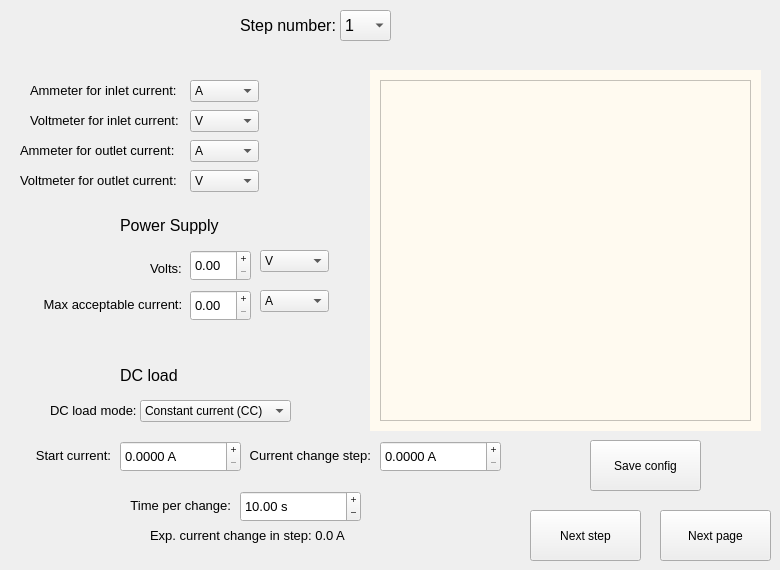
    <widget class="QWidget" name="amp_and_volt_conf">
     <property name="enabled">
      <bool>true</bool>
     </property>
     <attribute name="title">
      <string>Ammeter and voltmeter</string>
     </attribute>
     <widget class="QLabel" name="amp_inlet_lbl">
      <property name="geometry">
       <rect>
        <x>30</x>
        <y>80</y>
        <width>161</width>
        <height>21</height>
       </rect>
      </property>
      <property name="font">
       <font>
        <pointsize>10</pointsize>
       </font>
      </property>
      <property name="text">
       <string>Ammeter for inlet current:</string>
      </property>
     </widget>
     <widget class="QLabel" name="volt_inlet_lbl">
      <property name="geometry">
       <rect>
        <x>30</x>
        <y>110</y>
        <width>161</width>
        <height>21</height>
       </rect>
      </property>
      <property name="font">
       <font>
        <pointsize>10</pointsize>
       </font>
      </property>
      <property name="text">
       <string>Voltmeter for inlet current:</string>
      </property>
     </widget>
     <widget class="QLabel" name="amp_outlet_lbl">
      <property name="geometry">
       <rect>
        <x>20</x>
        <y>140</y>
        <width>171</width>
        <height>21</height>
       </rect>
      </property>
      <property name="font">
       <font>
        <pointsize>10</pointsize>
       </font>
      </property>
      <property name="text">
       <string>Ammeter for outlet current:</string>
      </property>
     </widget>
     <widget class="QLabel" name="volt_outlet_lbl">
      <property name="geometry">
       <rect>
        <x>20</x>
        <y>170</y>
        <width>171</width>
        <height>21</height>
       </rect>
      </property>
      <property name="font">
       <font>
        <pointsize>10</pointsize>
       </font>
      </property>
      <property name="text">
       <string>Voltmeter for outlet current:</string>
      </property>
     </widget>
     <widget class="QComboBox" name="amp_inlet_combo">
      <property name="geometry">
       <rect>
        <x>190</x>
        <y>80</y>
        <width>69</width>
        <height>22</height>
       </rect>
      </property>
      <item>
       <property name="text">
        <string>A</string>
       </property>
      </item>
      <item>
       <property name="text">
        <string>mA</string>
       </property>
      </item>
      <item>
       <property name="text">
        <string>µA</string>
       </property>
      </item>
     </widget>
     <widget class="QComboBox" name="amp_outlet_combo">
      <property name="geometry">
       <rect>
        <x>190</x>
        <y>140</y>
        <width>69</width>
        <height>22</height>
       </rect>
      </property>
      <item>
       <property name="text">
        <string>A</string>
       </property>
      </item>
      <item>
       <property name="text">
        <string>mA</string>
       </property>
      </item>
      <item>
       <property name="text">
        <string>µA</string>
       </property>
      </item>
     </widget>
     <widget class="QComboBox" name="volt_outlet_combo">
      <property name="geometry">
       <rect>
        <x>190</x>
        <y>170</y>
        <width>69</width>
        <height>22</height>
       </rect>
      </property>
      <item>
       <property name="text">
        <string>V</string>
       </property>
      </item>
      <item>
       <property name="text">
        <string>mV</string>
       </property>
      </item>
      <item>
       <property name="text">
        <string>µV</string>
       </property>
      </item>
      <item>
       <property name="text">
        <string>kV</string>
       </property>
      </item>
     </widget>
     <widget class="QComboBox" name="volt_inlet_combo">
      <property name="geometry">
       <rect>
        <x>190</x>
        <y>110</y>
        <width>69</width>
        <height>22</height>
       </rect>
      </property>
      <item>
       <property name="text">
        <string>V</string>
       </property>
      </item>
      <item>
       <property name="text">
        <string>mV</string>
       </property>
      </item>
      <item>
       <property name="text">
        <string>µV</string>
       </property>
      </item>
      <item>
       <property name="text">
        <string>kV</string>
       </property>
      </item>
     </widget>
     <widget class="QPushButton" name="next_pg1_btn">
      <property name="geometry">
       <rect>
        <x>660</x>
        <y>510</y>
        <width>111</width>
        <height>51</height>
       </rect>
      </property>
      <property name="text">
       <string>Next page</string>
      </property>
     </widget>
     <widget class="QPushButton" name="next_step1_btn">
      <property name="geometry">
       <rect>
        <x>530</x>
        <y>510</y>
        <width>111</width>
        <height>51</height>
       </rect>
      </property>
      <property name="text">
       <string>Next step</string>
      </property>
     </widget>
     <widget class="QLabel" name="step_num1_lbl">
      <property name="geometry">
       <rect>
        <x>240</x>
        <y>10</y>
        <width>101</width>
        <height>31</height>
       </rect>
      </property>
      <property name="font">
       <font>
        <pointsize>12</pointsize>
       </font>
      </property>
      <property name="text">
       <string>Step number: </string>
      </property>
     </widget>
     <widget class="QComboBox" name="step_num1_combo">
      <property name="geometry">
       <rect>
        <x>340</x>
        <y>10</y>
        <width>51</width>
        <height>31</height>
       </rect>
      </property>
      <property name="font">
       <font>
        <pointsize>12</pointsize>
       </font>
      </property>
      <item>
       <property name="text">
        <string>1</string>
       </property>
      </item>
     </widget>
     <widget class="QWidget" name="steps_widget" native="true">
      <property name="geometry">
       <rect>
        <x>370</x>
        <y>70</y>
        <width>391</width>
        <height>361</height>
       </rect>
      </property>
      <property name="styleSheet">
       <string notr="true">background-color:#FFFAF0;</string>
      </property>
      <widget class="QTextEdit" name="steps_textEdit">
       <property name="geometry">
        <rect>
         <x>10</x>
         <y>10</y>
         <width>371</width>
         <height>341</height>
        </rect>
       </property>
       <property name="cursorWidth">
        <number>0</number>
       </property>
       <property name="textInteractionFlags">
        <set>Qt::NoTextInteraction</set>
       </property>
      </widget>
     </widget>
     <widget class="QWidget" name="PSU_widg" native="true">
      <property name="geometry">
       <rect>
        <x>30</x>
        <y>210</y>
        <width>351</width>
        <height>121</height>
       </rect>
      </property>
      <widget class="QLabel" name="PSU_amp_lbl">
       <property name="geometry">
        <rect>
         <x>10</x>
         <y>79</y>
         <width>151</width>
         <height>31</height>
        </rect>
       </property>
       <property name="font">
        <font>
         <pointsize>10</pointsize>
        </font>
       </property>
       <property name="text">
        <string> Max acceptable current:</string>
       </property>
      </widget>
      <widget class="QComboBox" name="PSU_volt_unit_combo">
       <property name="geometry">
        <rect>
         <x>230</x>
         <y>40</y>
         <width>69</width>
         <height>22</height>
        </rect>
       </property>
       <item>
        <property name="text">
         <string>V</string>
        </property>
       </item>
       <item>
        <property name="text">
         <string>mV</string>
        </property>
       </item>
       <item>
        <property name="text">
         <string>µV</string>
        </property>
       </item>
       <item>
        <property name="text">
         <string>kV</string>
        </property>
       </item>
      </widget>
      <widget class="QLabel" name="PSU_main_lbl">
       <property name="geometry">
        <rect>
         <x>90</x>
         <y>0</y>
         <width>121</width>
         <height>31</height>
        </rect>
       </property>
       <property name="font">
        <font>
         <pointsize>12</pointsize>
        </font>
       </property>
       <property name="text">
        <string>Power Supply</string>
       </property>
      </widget>
      <widget class="QDoubleSpinBox" name="PSU_amp_pwr_spb">
       <property name="geometry">
        <rect>
         <x>160</x>
         <y>80</y>
         <width>61</width>
         <height>31</height>
        </rect>
       </property>
       <property name="font">
        <font>
         <pointsize>10</pointsize>
        </font>
       </property>
       <property name="wrapping">
        <bool>false</bool>
       </property>
       <property name="frame">
        <bool>true</bool>
       </property>
       <property name="buttonSymbols">
        <enum>QAbstractSpinBox::PlusMinus</enum>
       </property>
       <property name="suffix">
        <string/>
       </property>
      </widget>
      <widget class="QComboBox" name="PSU_amp_unit_combo">
       <property name="geometry">
        <rect>
         <x>230</x>
         <y>80</y>
         <width>69</width>
         <height>22</height>
        </rect>
       </property>
       <item>
        <property name="text">
         <string>A</string>
        </property>
       </item>
       <item>
        <property name="text">
         <string>mA</string>
        </property>
       </item>
       <item>
        <property name="text">
         <string>µA</string>
        </property>
       </item>
      </widget>
      <widget class="QDoubleSpinBox" name="PSU_volt_pwr_spb">
       <property name="geometry">
        <rect>
         <x>160</x>
         <y>40</y>
         <width>61</width>
         <height>31</height>
        </rect>
       </property>
       <property name="font">
        <font>
         <pointsize>10</pointsize>
        </font>
       </property>
       <property name="wrapping">
        <bool>false</bool>
       </property>
       <property name="frame">
        <bool>true</bool>
       </property>
       <property name="buttonSymbols">
        <enum>QAbstractSpinBox::PlusMinus</enum>
       </property>
       <property name="suffix">
        <string/>
       </property>
      </widget>
      <widget class="QLabel" name="PSU_volt_lbl">
       <property name="geometry">
        <rect>
         <x>120</x>
         <y>50</y>
         <width>31</width>
         <height>16</height>
        </rect>
       </property>
       <property name="font">
        <font>
         <pointsize>10</pointsize>
        </font>
       </property>
       <property name="text">
        <string>Volts:</string>
       </property>
      </widget>
     </widget>
     <widget class="QWidget" name="DCload_widg" native="true">
      <property name="geometry">
       <rect>
        <x>30</x>
        <y>360</y>
        <width>481</width>
        <height>201</height>
       </rect>
      </property>
      <widget class="QLabel" name="DCload_main_lbl">
       <property name="geometry">
        <rect>
         <x>90</x>
         <y>0</y>
         <width>121</width>
         <height>31</height>
        </rect>
       </property>
       <property name="font">
        <font>
         <pointsize>12</pointsize>
        </font>
       </property>
       <property name="text">
        <string>DC load</string>
       </property>
      </widget>
      <widget class="QLabel" name="DCload_step_info_lbl">
       <property name="enabled">
        <bool>true</bool>
       </property>
       <property name="geometry">
        <rect>
         <x>120</x>
         <y>160</y>
         <width>241</width>
         <height>31</height>
        </rect>
       </property>
       <property name="font">
        <font>
         <pointsize>10</pointsize>
        </font>
       </property>
       <property name="text">
        <string>Exp. current change in step: 0.0 A</string>
       </property>
      </widget>
      <widget class="QDoubleSpinBox" name="DCload_start_spb">
       <property name="enabled">
        <bool>true</bool>
       </property>
       <property name="geometry">
        <rect>
         <x>90</x>
         <y>81</y>
         <width>121</width>
         <height>31</height>
        </rect>
       </property>
       <property name="font">
        <font>
         <pointsize>10</pointsize>
        </font>
       </property>
       <property name="wrapping">
        <bool>false</bool>
       </property>
       <property name="frame">
        <bool>true</bool>
       </property>
       <property name="buttonSymbols">
        <enum>QAbstractSpinBox::PlusMinus</enum>
       </property>
       <property name="suffix">
        <string> A </string>
       </property>
       <property name="decimals">
        <number>4</number>
       </property>
       <property name="minimum">
        <double>0.000000000000000</double>
       </property>
       <property name="maximum">
        <double>175.000000000000000</double>
       </property>
       <property name="singleStep">
        <double>0.100000000000000</double>
       </property>
       <property name="value">
        <double>0.000000000000000</double>
       </property>
      </widget>
      <widget class="QDoubleSpinBox" name="DCload_step_spb">
       <property name="enabled">
        <bool>true</bool>
       </property>
       <property name="geometry">
        <rect>
         <x>350</x>
         <y>81</y>
         <width>121</width>
         <height>31</height>
        </rect>
       </property>
       <property name="font">
        <font>
         <pointsize>10</pointsize>
        </font>
       </property>
       <property name="wrapping">
        <bool>false</bool>
       </property>
       <property name="frame">
        <bool>true</bool>
       </property>
       <property name="buttonSymbols">
        <enum>QAbstractSpinBox::PlusMinus</enum>
       </property>
       <property name="suffix">
        <string> A</string>
       </property>
       <property name="decimals">
        <number>4</number>
       </property>
       <property name="minimum">
        <double>0.000000000000000</double>
       </property>
       <property name="maximum">
        <double>185.000000000000000</double>
       </property>
       <property name="singleStep">
        <double>0.100000000000000</double>
       </property>
       <property name="value">
        <double>0.000000000000000</double>
       </property>
      </widget>
      <widget class="QLabel" name="DCload_step_lbl">
       <property name="enabled">
        <bool>true</bool>
       </property>
       <property name="geometry">
        <rect>
         <x>220</x>
         <y>80</y>
         <width>121</width>
         <height>31</height>
        </rect>
       </property>
       <property name="font">
        <font>
         <pointsize>10</pointsize>
        </font>
       </property>
       <property name="text">
        <string>Current change step:</string>
       </property>
       <property name="alignment">
        <set>Qt::AlignRight|Qt::AlignTrailing|Qt::AlignVCenter</set>
       </property>
      </widget>
      <widget class="QLabel" name="DCload_start_lbl">
       <property name="enabled">
        <bool>true</bool>
       </property>
       <property name="geometry">
        <rect>
         <x>0</x>
         <y>80</y>
         <width>81</width>
         <height>31</height>
        </rect>
       </property>
       <property name="font">
        <font>
         <pointsize>10</pointsize>
        </font>
       </property>
       <property name="text">
        <string>Start current:</string>
       </property>
       <property name="alignment">
        <set>Qt::AlignRight|Qt::AlignTrailing|Qt::AlignVCenter</set>
       </property>
      </widget>
      <widget class="QComboBox" name="DCload_mode_combo">
       <property name="geometry">
        <rect>
         <x>110</x>
         <y>40</y>
         <width>151</width>
         <height>22</height>
        </rect>
       </property>
       <item>
        <property name="text">
         <string>Constant current (CC)</string>
        </property>
       </item>
       <item>
        <property name="text">
         <string>Constant voltage (CV)</string>
        </property>
       </item>
      </widget>
      <widget class="QLabel" name="DCload_mode_lbl">
       <property name="geometry">
        <rect>
         <x>20</x>
         <y>40</y>
         <width>91</width>
         <height>21</height>
        </rect>
       </property>
       <property name="font">
        <font>
         <pointsize>10</pointsize>
        </font>
       </property>
       <property name="text">
        <string>DC load mode:</string>
       </property>
      </widget>
      <widget class="QDoubleSpinBox" name="DCload_time_spb">
       <property name="enabled">
        <bool>true</bool>
       </property>
       <property name="geometry">
        <rect>
         <x>210</x>
         <y>131</y>
         <width>121</width>
         <height>31</height>
        </rect>
       </property>
       <property name="font">
        <font>
         <pointsize>10</pointsize>
        </font>
       </property>
       <property name="wrapping">
        <bool>false</bool>
       </property>
       <property name="frame">
        <bool>true</bool>
       </property>
       <property name="buttonSymbols">
        <enum>QAbstractSpinBox::PlusMinus</enum>
       </property>
       <property name="suffix">
        <string> s</string>
       </property>
       <property name="minimum">
        <double>0.000000000000000</double>
       </property>
       <property name="maximum">
        <double>185.000000000000000</double>
       </property>
       <property name="singleStep">
        <double>0.100000000000000</double>
       </property>
       <property name="value">
        <double>10.000000000000000</double>
       </property>
      </widget>
      <widget class="QLabel" name="DCload_time_lbl">
       <property name="enabled">
        <bool>true</bool>
       </property>
       <property name="geometry">
        <rect>
         <x>90</x>
         <y>130</y>
         <width>111</width>
         <height>31</height>
        </rect>
       </property>
       <property name="font">
        <font>
         <pointsize>10</pointsize>
        </font>
       </property>
       <property name="text">
        <string>Time per change:</string>
       </property>
       <property name="alignment">
        <set>Qt::AlignRight|Qt::AlignTrailing|Qt::AlignVCenter</set>
       </property>
      </widget>
     </widget>
     <widget class="QPushButton" name="save_cfg_btn1">
      <property name="geometry">
       <rect>
        <x>590</x>
        <y>440</y>
        <width>111</width>
        <height>51</height>
       </rect>
      </property>
      <property name="text">
       <string>Save config</string>
      </property>
     </widget>
     <zorder>amp_inlet_lbl</zorder>
     <zorder>volt_inlet_lbl</zorder>
     <zorder>amp_outlet_lbl</zorder>
     <zorder>volt_outlet_lbl</zorder>
     <zorder>amp_inlet_combo</zorder>
     <zorder>amp_outlet_combo</zorder>
     <zorder>volt_outlet_combo</zorder>
     <zorder>volt_inlet_combo</zorder>
     <zorder>next_pg1_btn</zorder>
     <zorder>next_step1_btn</zorder>
     <zorder>step_num1_lbl</zorder>
     <zorder>step_num1_combo</zorder>
     <zorder>PSU_widg</zorder>
     <zorder>DCload_widg</zorder>
     <zorder>steps_widget</zorder>
     <zorder>save_cfg_btn1</zorder>
    </widget>
